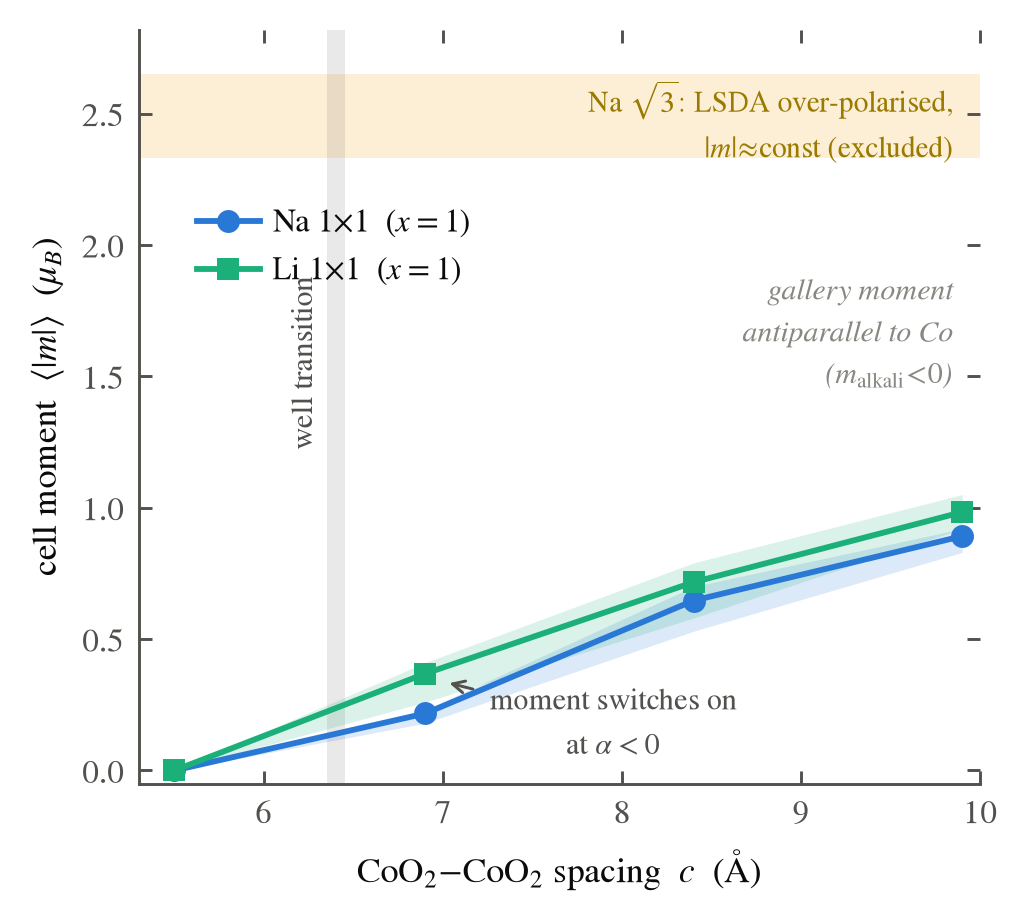

Recreate this plot in Python.
#!/usr/bin/env python
"""
Figure 4 - Spin turn-on.
Cell-integrated |m|(c) for Li 1x1 and Na 1x1 (LSDA spin scans,
spin_analysis/magnetization_v2.csv): the local moment switches on exactly at
the alpha<0 well transition. Markers = mean over the delta scan, whiskers =
min/max over delta. The alkali gallery moment is antiparallel to Co (noted).
The Na sqrt3 cell is over-polarised in LSDA (m ~ const ~ 2.3 muB, unphysical)
and is shown only as a shaded caveat band.
"""
import numpy as np
import matplotlib.pyplot as plt

import _style as S

S.use_house_style()

mag = S.load_magnetization()


def series_stats(el, cell):
    d = mag[(mag.alkali == el) & (mag.cell == cell)]
    cs, mean, lo, hi = [], [], [], []
    for c, g in d.groupby("c_A"):
        v = g["abs_mag_muB"].values
        cs.append(c); mean.append(v.mean()); lo.append(v.min()); hi.append(v.max())
    o = np.argsort(cs)
    return (np.array(cs)[o], np.array(mean)[o], np.array(lo)[o], np.array(hi)[o])


fig, ax = plt.subplots(figsize=(3.4, 3.05))

# --- s3 LSDA over-polarisation caveat band (top) ---
s3 = mag[(mag.alkali == "Na") & (mag.cell == "s3")]["abs_mag_muB"]
ax.axhspan(s3.min(), s3.max(), color=S.C_YELL, alpha=0.16, lw=0, zorder=0)
ax.text(9.85, s3.max(), r"Na $\sqrt{3}$: LSDA over-polarised," "\n"
        r"$|m|\!\approx\!$const (excluded)", ha="right", va="top",
        fontsize=7.0, color="#9a7a00")

# --- well-transition band (consistent with Fig. 2) ---
ax.axvspan(6.35, 6.45, color=S.C_SEC, alpha=0.12, lw=0, zorder=0)
ax.text(6.31, 1.55, "well transition", ha="right", va="center", rotation=90,
        fontsize=7.2, color=S.C_SEC)

for el in ("Na", "Li"):
    st = S.SERIES[(el, "1x1")]
    cs, mean, lo, hi = series_stats(el, "1x1")
    ax.fill_between(cs, lo, hi, color=st["color"], alpha=0.16, lw=0, zorder=2)
    ax.plot(cs, mean, st["marker"] + "-", ms=5.5, lw=1.4, color=st["color"],
            mfc=st["color"], mew=0, zorder=4, label=st["label"])

ax.annotate("moment switches on\n" r"at $\alpha<0$", xy=(6.99, 0.34),
            xytext=(7.95, 0.06), fontsize=7.2, color=S.C_SEC, ha="center",
            arrowprops=dict(arrowstyle="->", color=S.C_SEC, lw=0.7))
ax.text(9.85, 1.66, r"gallery moment"
        "\n" r"antiparallel to Co"
        "\n" r"($m_{\mathrm{alkali}}\!<\!0$)", fontsize=7.2, color=S.C_MUT,
        va="center", ha="right", style="italic", linespacing=1.4)

ax.set_xlim(5.3, 10.0)
ax.set_ylim(-0.05, 2.82)
ax.set_xlabel(r"CoO$_2$$-$CoO$_2$ spacing  $c$  (Å)")
ax.set_ylabel(r"cell moment  $\langle|m|\rangle$  ($\mu_B$)")
ax.legend(loc="lower left", bbox_to_anchor=(0.035, 0.62), handletextpad=0.4,
          fontsize=7.6)
S.thin_spines(ax)

fig.subplots_adjust(left=0.145, right=0.97, top=0.97, bottom=0.145)
S.save(fig, "fig4")
print("fig4 written")
